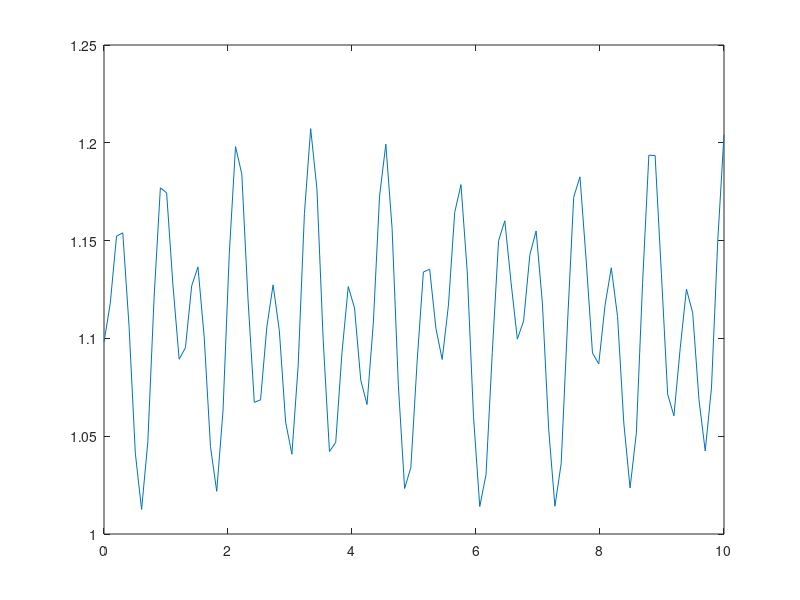
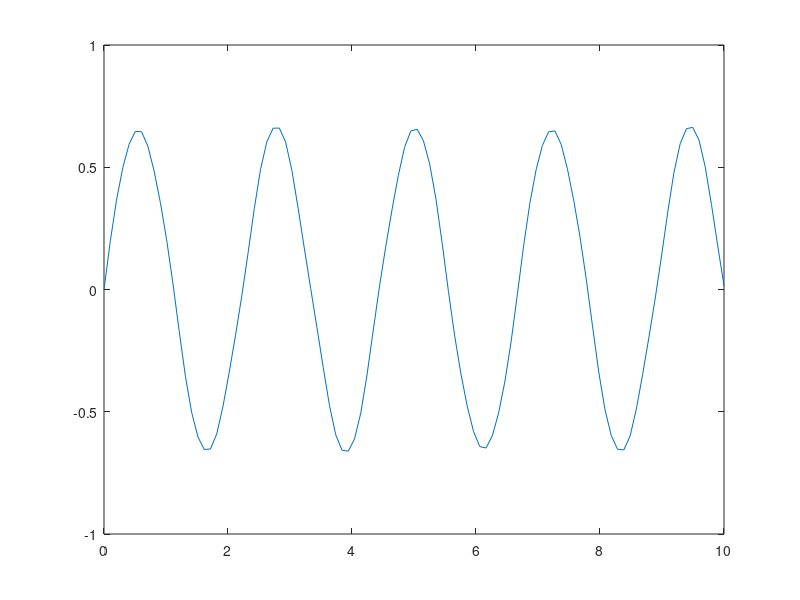

Recreate these plots in MATLAB, in order.
timeinterval=linspace(0,10);
initialState=[1.0981 0 0 2];
odefun=@(T,x) [x(2); -100.*(x(1)-1)+9.81.*cos(x(3))+x(1).*x(4).*x(4); x(4)
; -2.*x(4).*x(2)./x(1)-9.81.*sin(x(3))./x(1)];

[time, stateMatrix]= ode45(odefun, timeinterval,initialState);

r=stateMatrix(:,1);
theta=stateMatrix(:,3);
plot(time, r);
figure()
plot(time, theta);
